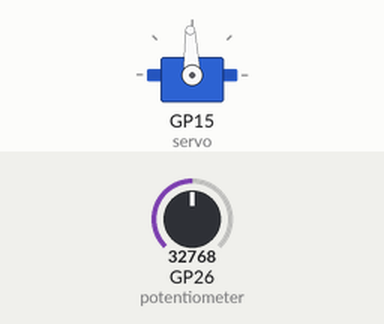
Bench run of a program on a simulated Raspberry Pi Pico running MicroPython. On the bench: servo. The inputs (shaded band) are chosen by the test bench; at power-on: GP26 (potentiometer) = 32768 (analog values on the 0–65535 scale). Servo angles are drawn from the pulse width (0.5 ms = 0°, 2.5 ms = 180°).

Above: at 1.2 s.
1.3 s: GP26 (potentiometer) set to 45874
At 2.3 s:
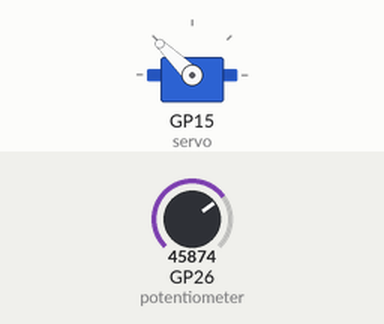
2.8 s: GP26 (potentiometer) set to 57670
At 3.7 s:
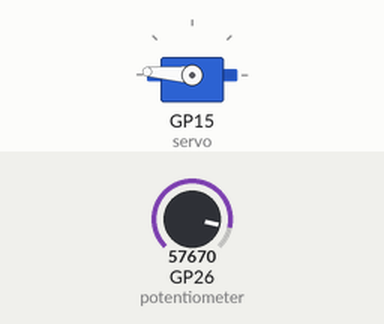
4.3 s: GP26 (potentiometer) set to 65535
At 5.5 s:
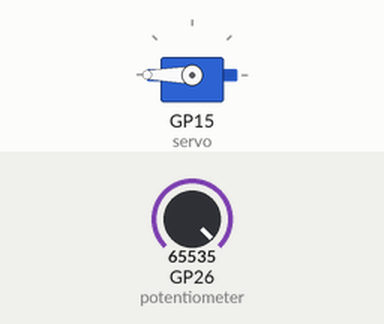
5.8 s: GP26 (potentiometer) set to 19660
At 7.0 s:
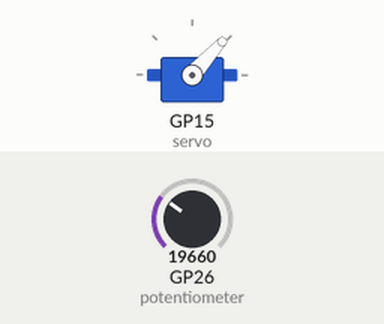
7.3 s: GP26 (potentiometer) set to 8345
At 8.5 s:
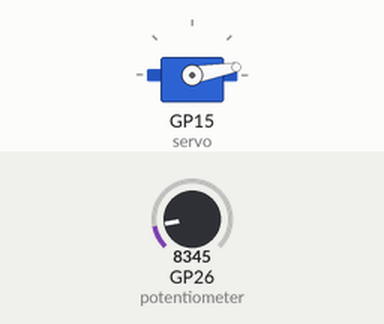
8.8 s: GP26 (potentiometer) set to 32767
At 9.1 s:
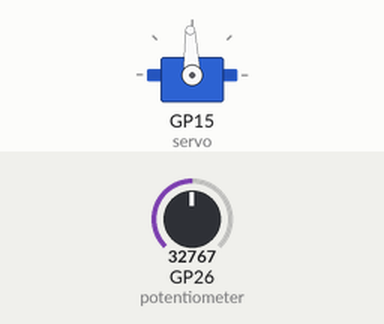
Timing chart, 0 to 11.3 s (numbered marks = the images above; inputs shaded):
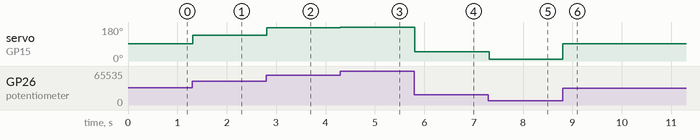

The program:

testRP2040.py
```python
"""
Note:
Use this code to test onto one RP2040 with the potentiometer and servo both on the ONE board
"""
from machine import Pin, ADC, PWM
import time

# --- Setup pins ---
potentiometer = ADC(Pin(26))  # potentiometer is connected to GP26 (ADC0)
servo = PWM(Pin(15))          # Servo signal connected to GP15

# --- Configure PWM for servo ---
servo.freq(50)  # Standard 50 Hz for servo motors

def set_servo_angle(angle):
    # Servo expects a duty cycle between ~3% and ~12%
    #RP2040 can take duty of 65535 but we put a min and max to stop it from going further
    min_duty = 1000  # corresponds to 0 degrees (in microseconds)
    max_duty = 9000  # corresponds to 180 degrees (in microseconds)
    duty = int(min_duty + (max_duty - min_duty) * angle / 180)
    servo.duty_u16(duty)

while True:
    pot_value = potentiometer.read_u16()  # Read potentiometer duty (0-65535)
    angle = (pot_value / 65535) * 180      # Map to 0–180 degrees
    set_servo_angle(angle)
    time.sleep(0.02)  # Short delay
```

Measured:
- after the input at 1.3 s, servo on GP15 (servo): 92° → 136° at once
- after the input at 2.8 s, servo on GP15 (servo): 136° → 176° at once
- after the input at 4.3 s, servo on GP15 (servo): 176° → 180° at once
- after the input at 5.8 s, servo on GP15 (servo): 180° → 48° at once
- after the input at 7.3 s, servo on GP15 (servo): 48° → 10° at once
- after the input at 8.8 s, servo on GP15 (servo): 10° → 92° at once
